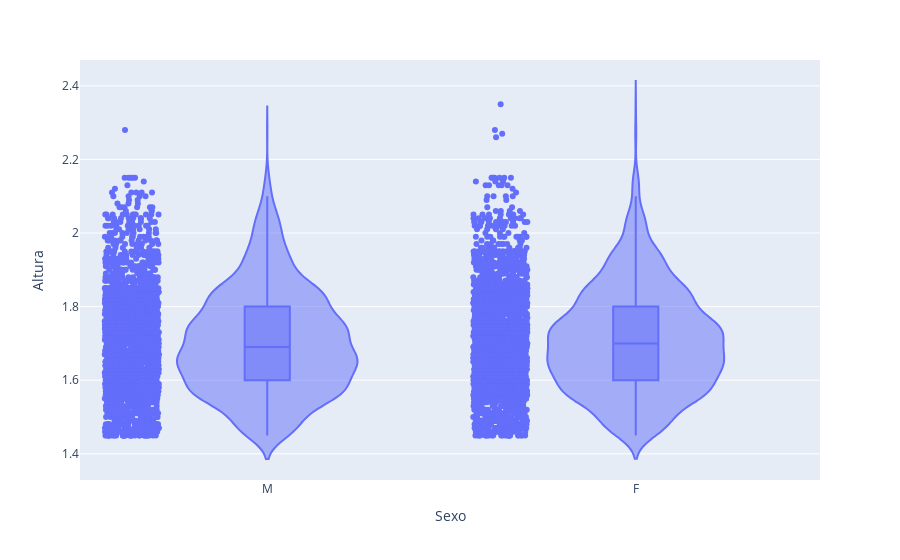

The notebook cell saved with this chart:
### Code cell
fig_Alt = px.violin(df, y="Altura",x='Sexo', box=True,points='all',)
fig_Alt.show()

### Figure 1 — Plotly figure (JSON) as saved in the notebook; plotly's stock layout.template omitted (floating-point values rounded to 4 significant figures; data arrays with more than 128 entries replaced by an {"elided": "..."} marker saying what was removed)
{"data": [{"alignmentgroup": "True", "box": {"visible": true}, "hovertemplate": "Sexo=%{x}<br>Altura=%{y}<extra></extra>", "legendgroup": "", "marker": {"color": "#636efa"}, "name": "", "offsetgroup": "", "orientation": "v", "points": "all", "scalegroup": "True", "showlegend": false, "type": "violin", "x": {"elided": "5000 str values"}, "x0": " ", "xaxis": "x", "y": {"elided": "5000 float values"}, "y0": " ", "yaxis": "y"}], "layout": {"legend": {"tracegroupgap": 0}, "margin": {"t": 60}, "violinmode": "group", "xaxis": {"anchor": "y", "domain": [0, 1], "title": {"text": "Sexo"}}, "yaxis": {"anchor": "x", "domain": [0, 1], "title": {"text": "Altura"}}}}
